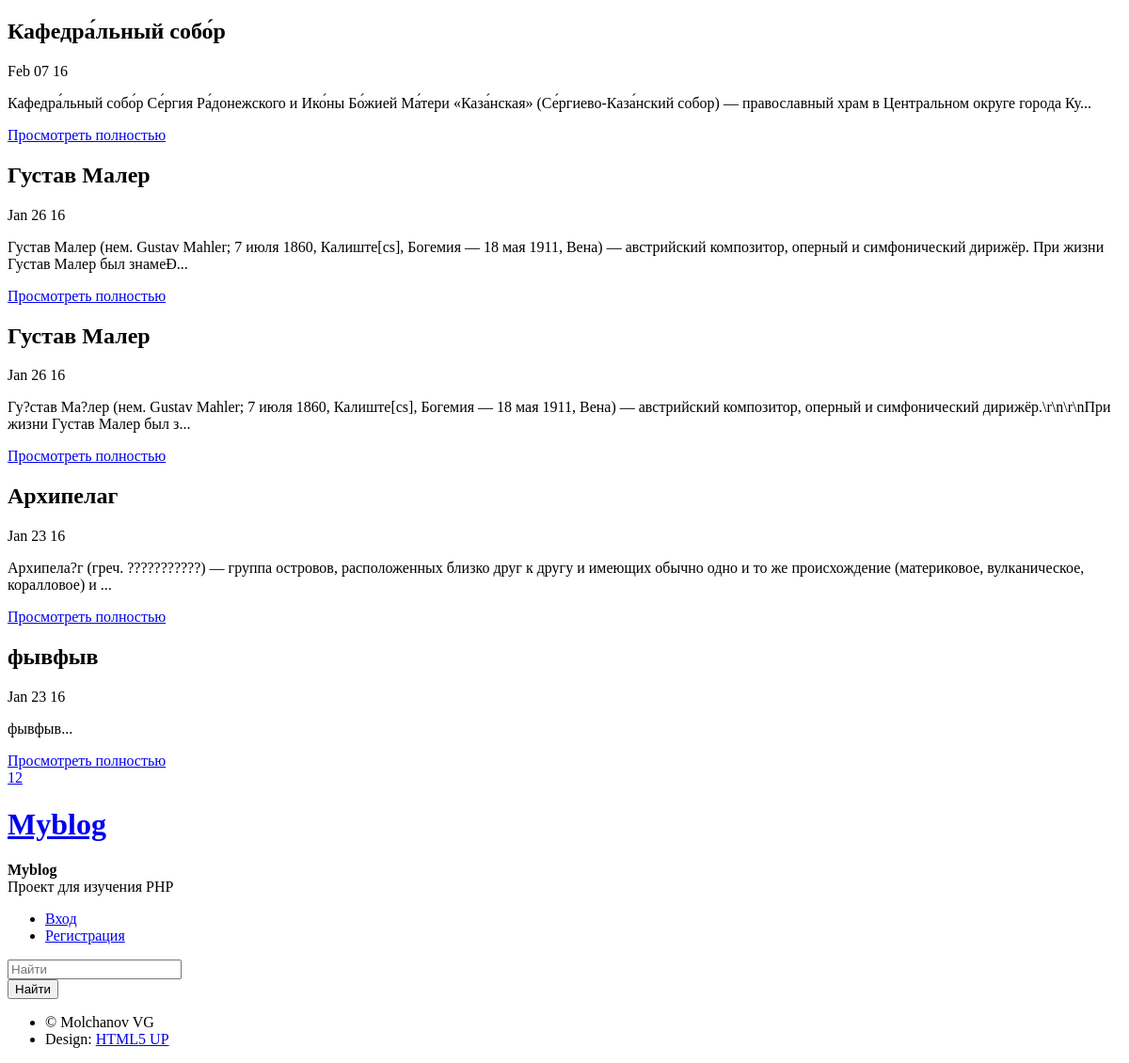
Before: / with the older database file.
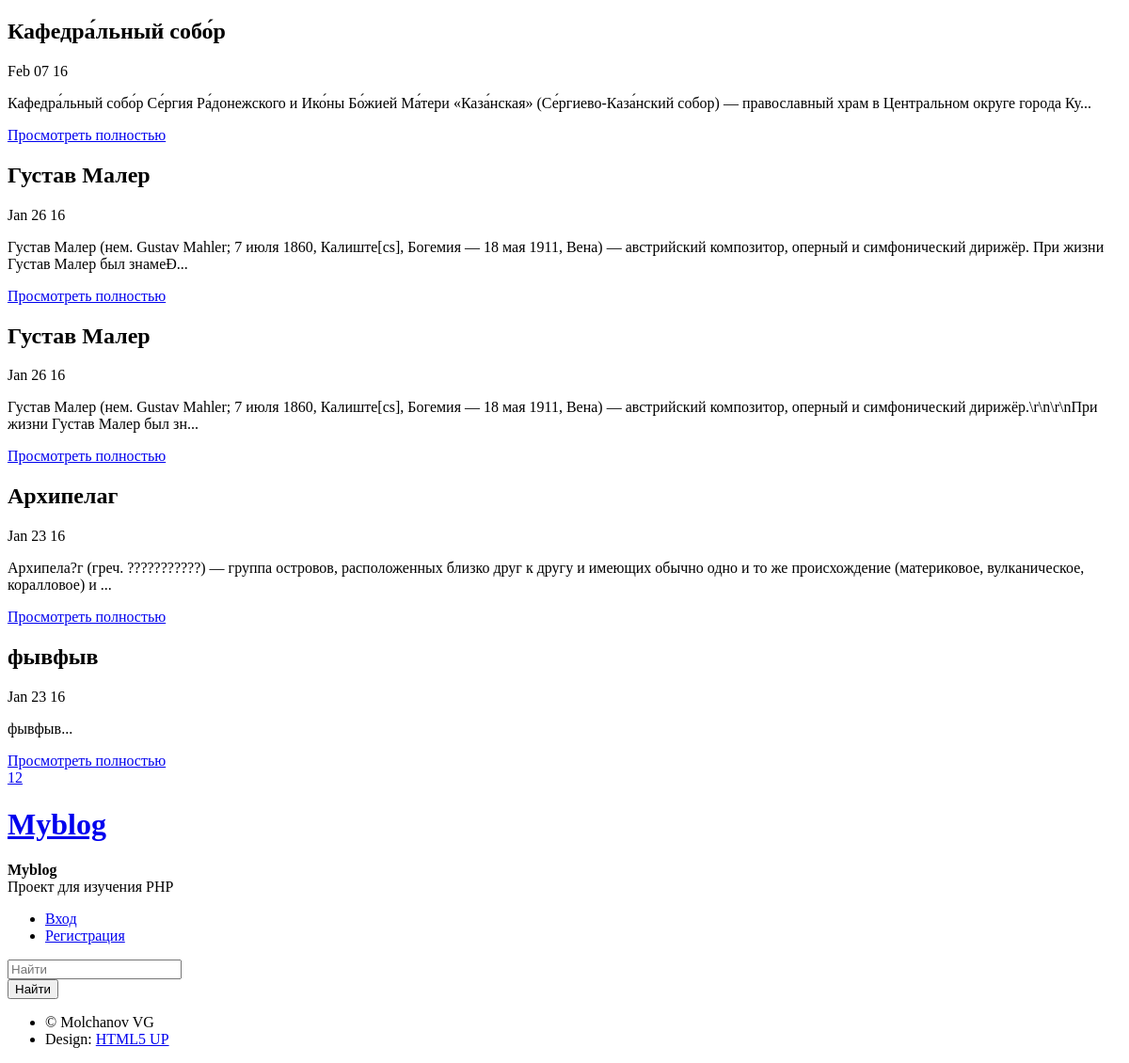
After: the same page with the newer database file.
### tables this page shows
CREATE TABLE `recordtable` (
  `id` int(11) unsigned NOT NULL AUTO_INCREMENT,
  `date` timestamp NOT NULL DEFAULT CURRENT_TIMESTAMP,
  `head` text,
  `rec` text,
  PRIMARY KEY (`id`),
  KEY `date` (`date`)
);

### navi.php (called while the page is built)
<?php
$all_record_count="";
$query = "select id, date, head, rec from recordtable order by date desc";
if ($result=$dbc->query($query))
{
    $all_record_count=mysqli_num_rows($result);
}
$cur_page=isset($_GET['page']) ? $_GET['page'] : 1;
$result_per_page=5;
$skip=(($cur_page-1)*$result_per_page);
$num_pages=ceil($all_record_count/$result_per_page);
?>

### index.php (the view, shortened to what this page needs)
    <?php
    require_once('header_t.php');
    require_once('connectdb_t.php');
    require_once('navi.php');
    ?>
        <div id="wrapper">
                    <div id="content">
                        <div class="inner">
                            <?php
                                 $query= "SELECT id, date, head, rec FROM recordtable ORDER BY date DESC LIMIT $skip, $result_per_page";
                                    if ($result=$dbc->query($query))
                                    {
                                        while ($row=mysqli_fetch_array($result))
                                        {
                                            ?>
                                            <article class="box post post-excerpt">
                                                <header>
                                                    <h2><?php echo $row['head'] ?></h2>
                                                </header>
                                                <div class="info">
                                                        <span class="date">
                                                            <span class="month"><?php echo date_create($row['date'])->Format('M') ?></span>
                                                            <span class="day"><?php echo date_create($row['date'])->Format('d') ?></span>
                                                            <span class="year"><?php echo date_create($row['date'])->Format('y') ?></span>
                                                        </span>
                                                </div>
                                                <p>
                                                    <?php echo substr($row['rec'],0,300) ?>...
                                                </p>
                                                <?php
                                                echo '<a href="/viewpost.php?id=' . $row['id'] . '"">Просмотреть полностью</a>';
                                                ?>
                                            </article>
                                            <?php
                                        }
                                    }
                            ?>
                        </div>
                        <div class="pagination">
                            <div class="pages">
                                <?php
                                for ($i=1; $i<=$num_pages; $i++)
                                {
                                    if ($cur_page==$i)
                                    {
                                        echo '<a href="/index.php?page='.$i.'" class="active">'.$i.'</a>';
                                    }
                                    else
                                    {
                                        echo '<a href="/index.php?page='.$i.'">'.$i.'</a>';
                                    }
                                }
                                ?>
                            </div>
                        </div>
                    </div>
            <?php
            require_once('sidebar_t.php');
            ?>
        </div>
    </body>
</html>

### header_t.php (shortened to what this page needs)
<!DOCTYPE HTML>
<html>
<head>
</head>
<body class="left-sidebar">

### sidebar_t.php
<div id="sidebar">
    <h1 id="logo"><a href="index.php">Myblog</a></h1>
    <section class="box text-style1">
        <div class="inner">
            <p><strong>Myblog</strong> <br/>Проект для изучения PHP</p>
        </div>
    </section>
    <nav id="nav">
        <ul>
            <?php
            if (isset($_SESSION['username']))
            {
                ?>
                <li>Вы можете оставлять комменты</li>
                <li><a href="/logout.php">Выход</a></li>
                <?php
                if ($_SESSION['right']=='1')
                {
                    ?>
                    <li><a href="/add.php">Добавление статей</a></li>
                    <li><a href="/manage.php">Редактирование статей</a></li>
                    <?php
                }
            }
            else
            {
                ?>
                <li><a href="/login.php">Вход</a></li>
                <li><a href="/signup.php">Регистрация</a></li>
                <?php
            }
            ?>
        </ul>
    </nav>
    <section class="box search">
        <form method="post" action="search.php">
            <input type="text" class="text" name="search" placeholder="Найти"/><br>
            <input type="submit" value="Найти" name="submit"/>
        </form>
    </section>
    <ul id="copyright">
        <li>&copy; Molchanov VG</li><li>Design: <a href="http://html5up.net">HTML5 UP</a></li>
    </ul>
</div>

Changed rows visible on the page:
changed recordtable: rec "Гу?став Ма?лер (нем. Gustav Mahler; 7 июля 1860, Калиште[cs], Богемия — 18 мая 1911, Вена) — австрийский композитор, оперный и симфонический дирижёр.\\r\\n\\r\\nПри жизни Густав Малер был з" → "Густав Малер (нем. Gustav Mahler; 7 июля 1860, Калиште[cs], Богемия — 18 мая 1911, Вена) — австрийский композитор, оперный и симфонический дирижёр.\\r\\n\\r\\nПри жизни Густав Малер был зн"
